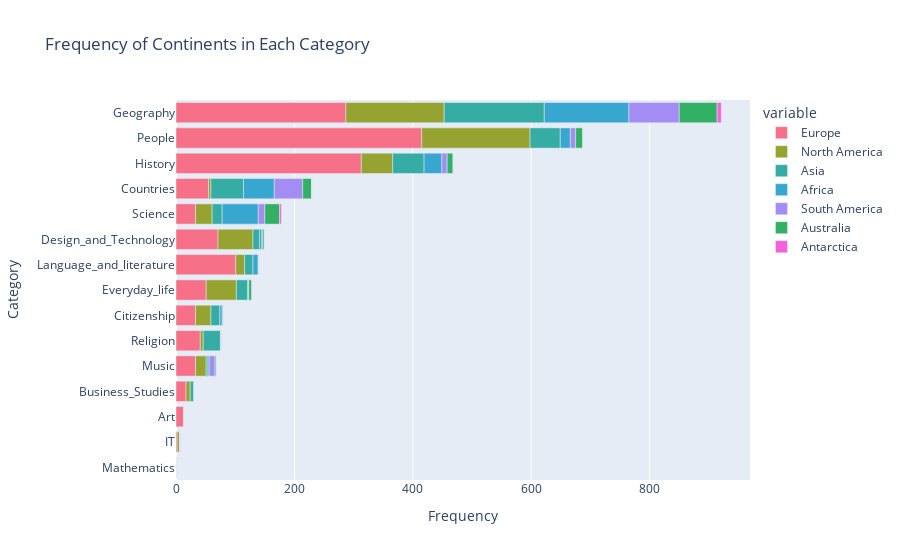

Notebook code for this chart:
### Code cell
continent_sorted = df_continent_frequencies.sum(axis="columns").sort_values(ascending=False).index

fig = px.bar(
    df_continent_frequencies.loc[continent_sorted].T.loc[df_continent_frequencies.sum(axis="index").sort_values().index],
    orientation ='h',
    title='Frequency of Continents in Each Category',
    labels={"index": "Category", "value": "Frequency"},
    color_discrete_sequence=[continents_colors_int[continent] for continent in continent_sorted],
)

file_path = os.path.join(plots_path, "frequency_continents_in_each_category.html")
fig.write_html(file_path)

fig.show()

### Figure 1 — Plotly figure (JSON) as saved in the notebook; plotly's stock layout.template omitted (floating-point values rounded to 4 significant figures)
{"data": [{"alignmentgroup": "True", "hovertemplate": "variable=Europe<br>Frequency=%{x}<br>Category=%{y}<extra></extra>", "legendgroup": "Europe", "marker": {"color": "#f67088", "pattern": {"shape": ""}}, "name": "Europe", "offsetgroup": "Europe", "orientation": "h", "showlegend": true, "textposition": "auto", "type": "bar", "x": [0, 2, 13, 17, 33, 41, 33, 51, 101, 71, 33, 55, 313, 415, 287], "xaxis": "x", "y": ["Mathematics", "IT", "Art", "Business_Studies", "Music", "Religion", "Citizenship", "Everyday_life", "Language_and_literature", "Design_and_Technology", "Science", "Countries", "History", "People", "Geography"], "yaxis": "y"}, {"alignmentgroup": "True", "hovertemplate": "variable=North America<br>Frequency=%{x}<br>Category=%{y}<extra></extra>", "legendgroup": "North America", "marker": {"color": "#96a331", "pattern": {"shape": ""}}, "name": "North America", "offsetgroup": "North America", "orientation": "h", "showlegend": true, "textposition": "auto", "type": "bar", "x": [0, 4, 0, 7, 18, 5, 26, 51, 15, 59, 28, 4, 53, 183, 166], "xaxis": "x", "y": ["Mathematics", "IT", "Art", "Business_Studies", "Music", "Religion", "Citizenship", "Everyday_life", "Language_and_literature", "Design_and_Technology", "Science", "Countries", "History", "People", "Geography"], "yaxis": "y"}, {"alignmentgroup": "True", "hovertemplate": "variable=Asia<br>Frequency=%{x}<br>Category=%{y}<extra></extra>", "legendgroup": "Asia", "marker": {"color": "#35aca4", "pattern": {"shape": ""}}, "name": "Asia", "offsetgroup": "Asia", "orientation": "h", "showlegend": true, "textposition": "auto", "type": "bar", "x": [1, 0, 1, 6, 3, 29, 15, 19, 14, 11, 17, 55, 53, 51, 169], "xaxis": "x", "y": ["Mathematics", "IT", "Art", "Business_Studies", "Music", "Religion", "Citizenship", "Everyday_life", "Language_and_literature", "Design_and_Technology", "Science", "Countries", "History", "People", "Geography"], "yaxis": "y"}, {"alignmentgroup": "True", "hovertemplate": "variable=Africa<br>Frequency=%{x}<br>Category=%{y}<extra></extra>", "legendgroup": "Africa", "marker": {"color": "#38a7d0", "pattern": {"shape": ""}}, "name": "Africa", "offsetgroup": "Africa", "orientation": "h", "showlegend": true, "textposition": "auto", "type": "bar", "x": [0, 0, 0, 1, 2, 1, 4, 2, 9, 4, 61, 52, 30, 17, 143], "xaxis": "x", "y": ["Mathematics", "IT", "Art", "Business_Studies", "Music", "Religion", "Citizenship", "Everyday_life", "Language_and_literature", "Design_and_Technology", "Science", "Countries", "History", "People", "Geography"], "yaxis": "y"}, {"alignmentgroup": "True", "hovertemplate": "variable=South America<br>Frequency=%{x}<br>Category=%{y}<extra></extra>", "legendgroup": "South America", "marker": {"color": "#a38cf4", "pattern": {"shape": ""}}, "name": "South America", "offsetgroup": "South America", "orientation": "h", "showlegend": true, "textposition": "auto", "type": "bar", "x": [0, 0, 0, 0, 10, 0, 1, 0, 0, 1, 11, 48, 9, 9, 85], "xaxis": "x", "y": ["Mathematics", "IT", "Art", "Business_Studies", "Music", "Religion", "Citizenship", "Everyday_life", "Language_and_literature", "Design_and_Technology", "Science", "Countries", "History", "People", "Geography"], "yaxis": "y"}, {"alignmentgroup": "True", "hovertemplate": "variable=Australia<br>Frequency=%{x}<br>Category=%{y}<extra></extra>", "legendgroup": "Australia", "marker": {"color": "#32b165", "pattern": {"shape": ""}}, "name": "Australia", "offsetgroup": "Australia", "orientation": "h", "showlegend": true, "textposition": "auto", "type": "bar", "x": [0, 0, 0, 0, 2, 1, 1, 5, 1, 3, 25, 15, 10, 12, 64], "xaxis": "x", "y": ["Mathematics", "IT", "Art", "Business_Studies", "Music", "Religion", "Citizenship", "Everyday_life", "Language_and_literature", "Design_and_Technology", "Science", "Countries", "History", "People", "Geography"], "yaxis": "y"}, {"alignmentgroup": "True", "hovertemplate": "variable=Antarctica<br>Frequency=%{x}<br>Category=%{y}<extra></extra>", "legendgroup": "Antarctica", "marker": {"color": "#f461dd", "pattern": {"shape": ""}}, "name": "Antarctica", "offsetgroup": "Antarctica", "orientation": "h", "showlegend": true, "textposition": "auto", "type": "bar", "x": [0, 0, 0, 0, 0, 0, 0, 0, 0, 0, 3, 0, 0, 0, 7], "xaxis": "x", "y": ["Mathematics", "IT", "Art", "Business_Studies", "Music", "Religion", "Citizenship", "Everyday_life", "Language_and_literature", "Design_and_Technology", "Science", "Countries", "History", "People", "Geography"], "yaxis": "y"}], "layout": {"barmode": "relative", "legend": {"title": {"text": "variable"}, "tracegroupgap": 0}, "title": {"text": "Frequency of Continents in Each Category"}, "xaxis": {"anchor": "y", "domain": [0, 1], "title": {"text": "Frequency"}}, "yaxis": {"anchor": "x", "domain": [0, 1], "title": {"text": "Category"}}}}
